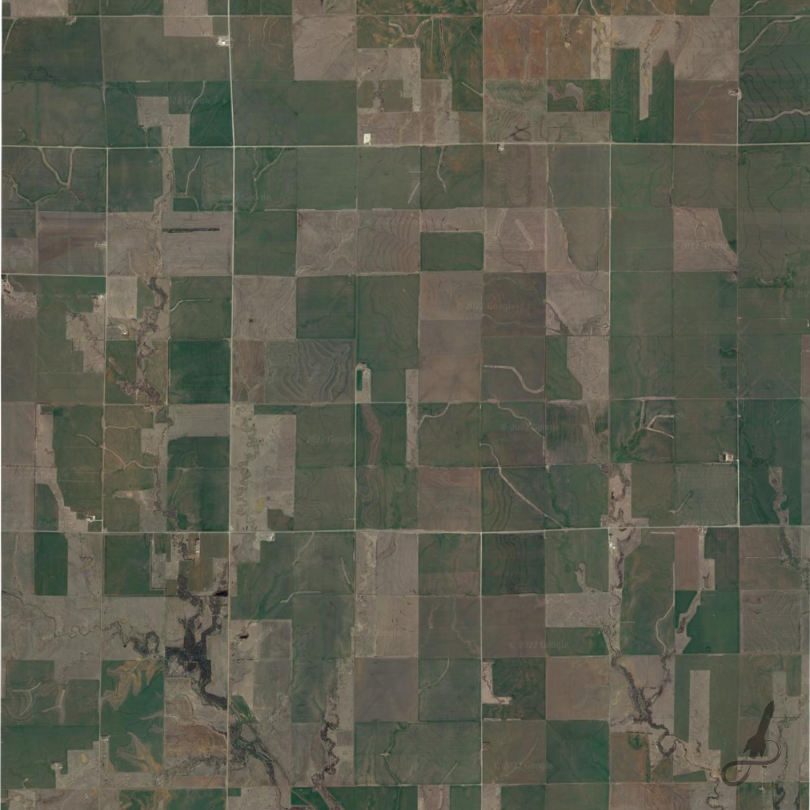
#> input picture imgs/sat3.png, 810 x 810 px, found by its file name
$ python trackerOnly.py
#> lines starting #> are read from the running program, lines starting #| are printed output that depends on the picture; after the words box and inside, x2 and y2 are one past the last pixel; in counts of white or black regions, pixels touching at a corner belong together
import time
import cv2
import random as r
from datetime import datetime, date
import keyboard
import math

winName = "RDT Tracking"
sat = cv2.imread("imgs/sat3.PNG")
#> sat is the input picture: shape (810, 810, 3); mean B, G, R 79.1, 93, 92.6
#sat = cv2.resize(sat, None, fx=.5605, fy=.5584, interpolation=cv2.INTER_AREA) #Resizing if needed
# (LATITUDE, LONGITUDE)
# 6.4 by 6.4 mile perimeter with launch pad in middle
# Pixels are 810x810

topl = (37.2138385, -97.797595)
botl = (37.1223676, -97.7968443)
topr = (37.2117854, -97.6806518)
botr = (37.122033, -97.6816494)
lp = (37.1676624, -97.7399083)
toplat = 37.212
botlat = 37.122
leftlon = -97.797
rightlon = -97.681
padx = 405
pady = 405
xmax = 810
ymax = 810

maindir = r.randint(1, 4) #Randomly decides on main compass direction
start = (padx, pady) #Launch pad pixel cords
rpathx = start[0]
rpathy = start[1]

# [46 lines left out: function cordgen, not called in this run]

def hudDisp(frame, name, data, nc, dc, rtl, rbr, bgr, thick, fs):
    # [5 lines of commented-out code are left out]
    cv2.putText(frame, name, nc, cv2.FONT_HERSHEY_SIMPLEX, fs, bgr, thick)
    cv2.rectangle(frame, rtl, rbr, bgr, thick)
#> frame: shape (810, 810, 3); under 0.01% of pixels changed, all inside (x1, y1, x2, y2) = (0, 0, 2, 2)
    cv2.putText(frame, data, dc, cv2.FONT_HERSHEY_SIMPLEX, fs, bgr, thick)
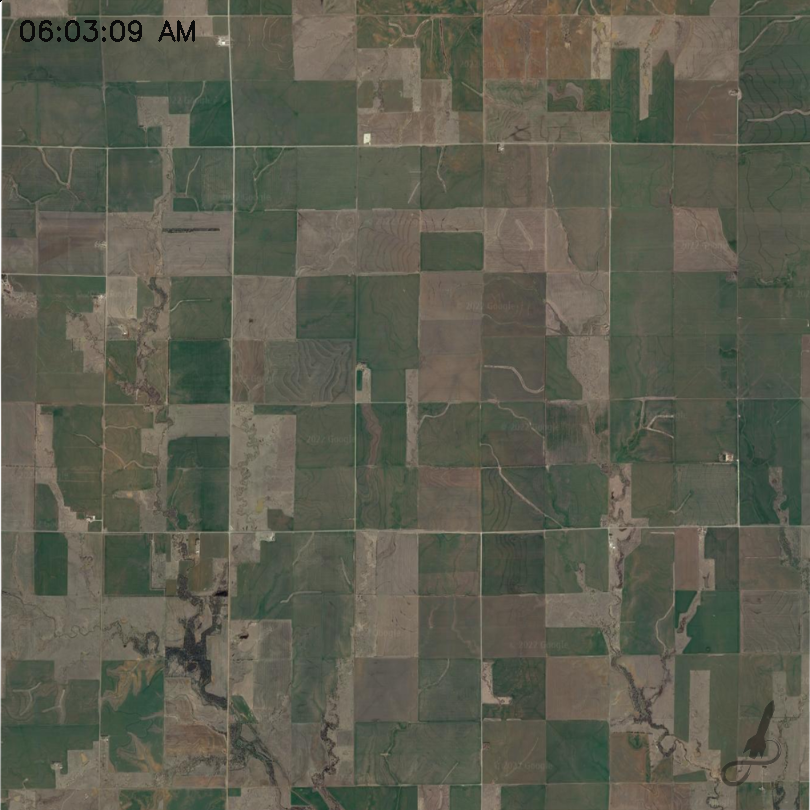
#> frame: shape (810, 810, 3); mean B, G, R 79, 92.9, 92.5


hudstate = 0
armed = False

blinkc = 0
mrpix = [padx, pady]  # Recent pixel cords matrix
mrcord = [round(lp[0], 4), round(lp[1], 4)]  # Recent cords matrix

while True:
    time.sleep(0.05)#(0.05 is good)
    newsat = sat.copy()  # Draw on clone if it's temporary (cords, dots, etc)
    now = datetime.now()
    ct = now.strftime("%I:%M:%S %p")
    hudDisp(newsat, "", str(ct), (0, 0), (18, 40), (0, 0), (0, 0), (10, 10, 10), 2, 0.9)  # Time HUD
    cv2.line(newsat, (18, 50), (210, 50), (10, 10, 10), 3)  # Separation line
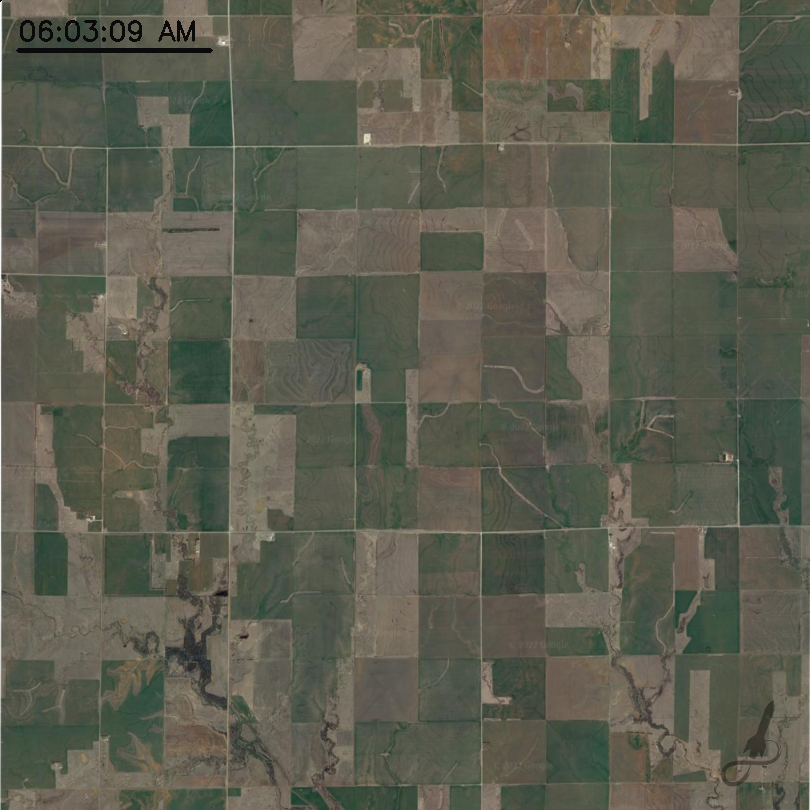
#> newsat: shape (810, 810, 3); 0.15% of pixels changed, all inside (x1, y1, x2, y2) = (16, 48, 213, 53)
    cv2.rectangle(sat, (1, 1), (808, 809), (0, 0, 0), 2)  # Alignment Box
    cv2.circle(sat, (405, 405), 3, (0, 255, 0), 5)  # Launch pad location
#> sat: shape (810, 810, 3); mean B, G, R 77.8, 91.5, 91.1
    #Draw Compass
    cv2.line(sat, (30, 750), (90, 750), (10, 10, 10), 3) #Hori
    cv2.line(sat, (60, 720), (60, 780), (10, 10, 10), 3) #Vert
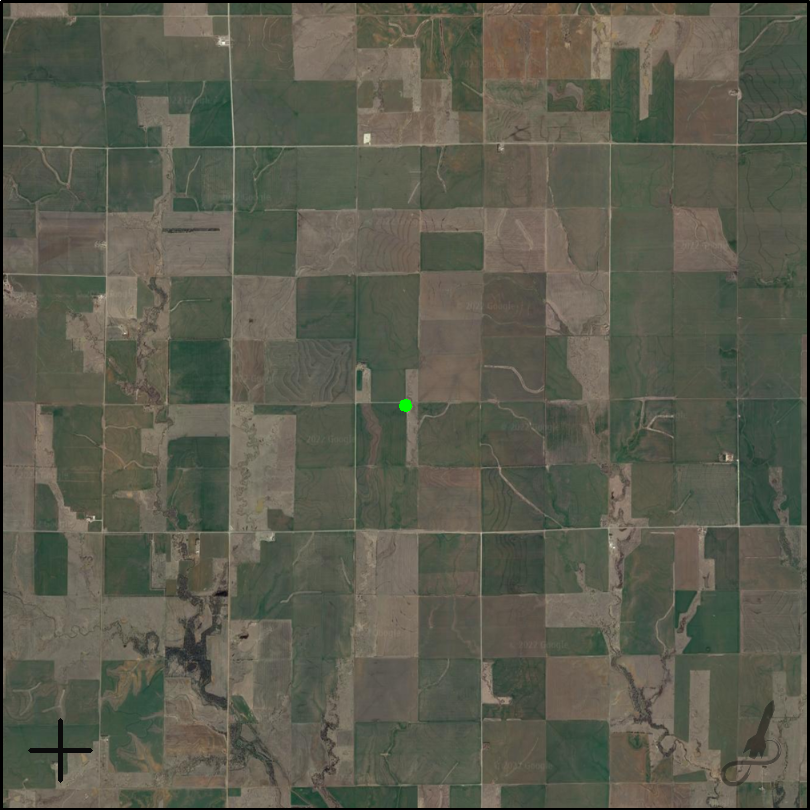
#> sat: shape (810, 810, 3); mean B, G, R 77.7, 91.5, 91
    cv2.putText(sat, "N", (55,714), cv2.FONT_HERSHEY_SIMPLEX, 0.5, (10,10,10), 2)
#> sat: shape (810, 810, 3); 0.01% of pixels changed, all inside (x1, y1, x2, y2) = (56, 703, 66, 716)
    cv2.putText(sat, "S", (54,796), cv2.FONT_HERSHEY_SIMPLEX, 0.5, (10, 10, 10), 2)
#> sat: shape (810, 810, 3); mean B, G, R 77.7, 91.5, 91
    cv2.putText(sat, "E", (95,754), cv2.FONT_HERSHEY_SIMPLEX, 0.5, (10, 10, 10), 2)
#> sat: shape (810, 810, 3); mean B, G, R 77.7, 91.4, 91
    cv2.putText(sat, "W", (14,754), cv2.FONT_HERSHEY_SIMPLEX, 0.5, (10, 10, 10), 2)
#> sat: shape (810, 810, 3); mean B, G, R 77.7, 91.4, 91

    if armed:
        cordgen()
        mrpix[0] = cordgen.pathcord[0]
        mrpix[1] = cordgen.pathcord[1]
        mrcord[0] = cordgen.pixcord[0]
        mrcord[1] = cordgen.pixcord[1]
        print(mrcord)
        print(mrpix)
        #Drawing HUD

    if hudstate == 0: #Decimal Degrees HUD
        hudDisp(newsat, "Lat:", str(mrcord[0]), (18, 78), (92, 78), (0, 0), (0, 0), (255, 200, 0), 2, 0.70)
#> in hudDisp (call 2), `cv2.rectangle(frame, rtl, rbr, bgr, thick)`: frame: shape (810, 810, 3); mean B, G, R 79, 92.8, 92.4
        hudDisp(newsat, "Lon:", str(mrcord[1]), (18, 110), (75, 110), (0, 0), (0, 0), (255, 200, 0), 2, 0.70)
    if hudstate == 1: #Degrees Minutes HUD
        #Decimal degrees to Degrees minutes conversion
        dmla = str(math.floor(mrcord[0])) + " " + str(round((mrcord[0] % 1) * 60, 3))
        dmlo = str(math.ceil(mrcord[1])) + " " + str(abs(round((mrcord[1] % 1) * 60 - 60, 3)))
        #print(mrcord)
        #print(dmla,dmlo)
        hudDisp(newsat, "Lat:", str(dmla), (18, 78), (92, 78), (0, 0), (0, 0), (255, 200, 0), 2, 0.70)
        hudDisp(newsat, "Lon:", str(dmlo), (18, 110), (75, 110), (0, 0), (0, 0), (255, 200, 0), 2, 0.70)
    if hudstate == 2: #Distnace HUD
        disx = rpathx - padx
        disy = rpathy - pady
        try:
            deg = round((math.degrees(math.atan(disy/disx))))
        except ZeroDivisionError:
            deg = 0
        if disx < 0: #West
            dir2 = "W"
        else: #East
            dir2 = "E"
        if disy > 0 and dir2 == "E": #SE
            dir1 = "S"
            deg += 90
        elif disy > 0 and dir2 == "W": #SW
            dir1 = "S"
            deg += 270
        elif disy < 0 and dir2 == "E": #NE
            dir1 = "N"
            deg = 90 + deg
        elif disy < 0 and dir2 == "W": #NW
            dir1 = "N"
            deg += 270
        else:
            dir1 = "N"
        direct = str(deg) + " " + dir1 + dir2
        dist = round(math.sqrt((disx ** 2) + (disy ** 2)), 2)
        dist2mile = round((dist / padx * 3.2), 2)
        hudDisp(newsat, "Distance: ", str(str(dist2mile) + " mi"), (18, 78), (126, 78), (0, 0), (0, 0), (255, 200, 0), 2, 0.70)
        hudDisp(newsat, "Direction: ", direct, (18, 110), (126, 110), (0, 0), (0, 0), (255, 200, 0), 2, 0.70)
        cv2.line(newsat, (padx, pady), mrpix, (0, 240, 255), 3)  #Distance line
    if hudstate > 2:
        hudstate = 0

    #Drawing location dot
    cv2.circle(sat, mrpix, 1, (0, 120, 255), 5) #Tracked path
#> sat: shape (810, 810, 3); mean B, G, R 77.7, 91.4, 91
    cv2.circle(newsat, mrpix, 1, (0, 0, 255), 5) #Recent cords
#> newsat: shape (810, 810, 3); mean B, G, R 79.4, 93.1, 92.2
    if blinkc % 10 < 5: #Blinking dot border
        cv2.circle(newsat, mrpix, 12, (0, 0, 255), 2)
#> newsat: shape (810, 810, 3); mean B, G, R 79.3, 93, 92.2
        cv2.circle(newsat, mrpix, 2, (0, 0, 255), 5)
#> newsat: shape (810, 810, 3); mean B, G, R 79.3, 93, 92.2
    blinkc += 1

    if armed is False:
        hudDisp(newsat, "Disarmed", "", (18, 142), (0, 0), (0, 0), (0, 0), (0, 10, 255), 2, 0.7)
#> call 4 of hudDisp, with name = 'Disarmed', data = '', nc = (18, 142), dc = (0, 0), rtl = (0, 0), rbr = (0, 0), bgr = (0, 10, 255), thick = 2
#> in hudDisp (call 4), `cv2.putText(frame, name, nc, cv2.FONT_HERSHEY_SIMPLEX, fs, bgr, thick)`:
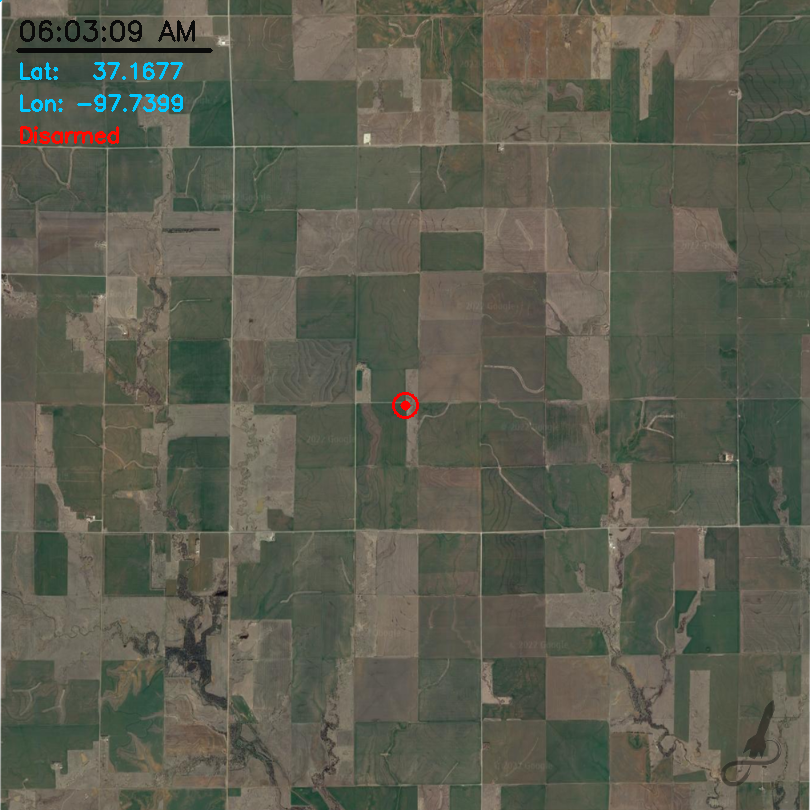
#> frame: shape (810, 810, 3); mean B, G, R 79.3, 92.9, 92.4

    cv2.imshow(winName, newsat)

    if keyboard.is_pressed('h'):
        time.sleep(0.1)
        if keyboard.is_pressed('h') is False:
            hudstate += 1

    if keyboard.is_pressed('a'):
        time.sleep(0.1)
        if keyboard.is_pressed('a') is False:
            armed = not armed

    if cv2.waitKey(1) == 27:
#> (key Esc is pressed here)
        break
